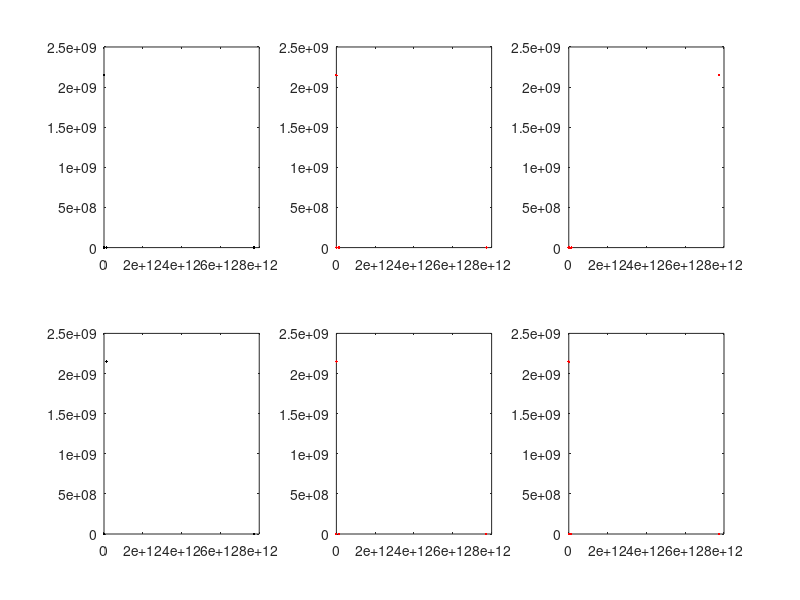

The MATLAB script that drew this image:
clc
clear
[o, ErrM] = fopen ('5.txt', 'r');
if(o == -1)
    warning(ErrM); 
    return;
end;
a = fscanf(o,'%d%c %d%c %d%c %d%c %i%c %i%c %i%c %d%c %d%c %d%c %d\n',[21, Inf])';
fclose(o);
g=[(a(:,3)),(a(:,5)),(a(:,7)),(a(:,17)),(a(:,19)),(a(:,21))]
[z, ErrM] = fopen ('5_1.txt', 'w');
if(z == -1)
    warning(ErrM); 
    return;
end;
b = fprintf(z,'%i %i %i %d:%d:%d\n',g');
fclose(z);


x=a(:,21)+a(:,19)*60+a(:,17)*3600;
y=a(:,3);
y2=a(:,5);
y3=a(:,7);
cy=a(:,9);
cy2=a(:,11);
cy3=a(:,13);
subplot(2,3,1);
plot(x,y,'k.')
subplot(2,3,2);
plot(x,y2,'r.')
subplot(2,3,3);
plot(x,y3,'r.')

subplot(2,3,4);
plot(x,cy,'k.')
subplot(2,3,5);
plot(x,cy2,'r.')
subplot(2,3,6);
plot(x,cy3,'r.')

